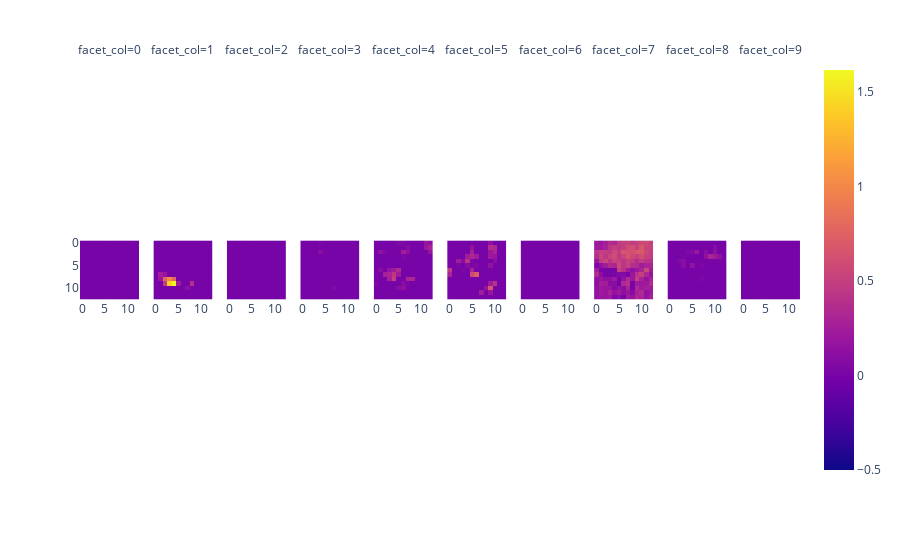

Here is the notebook cell this chart was saved with:
### Code cell
from functools import reduce

img = x_train[:1000]
convs =  reduce(lambda x, l: l.forward(x), nn[:4], img) #nn[1].forward(nn[0].forward(img))
convs.shape
px.imshow(convs[231], facet_col=2)

### Figure 1 — Plotly figure (JSON) as saved in the notebook; plotly's stock layout.template omitted (floating-point values rounded to 4 significant figures; data arrays with more than 128 entries replaced by an {"elided": "..."} marker saying what was removed)
{"data": [{"coloraxis": "coloraxis", "hovertemplate": "x: %{x}<br>y: %{y}<br>color: %{z}<extra></extra>", "name": "0", "type": "heatmap", "xaxis": "x", "yaxis": "y", "z": {"elided": "13x13 int values"}}, {"coloraxis": "coloraxis", "hovertemplate": "x: %{x}<br>y: %{y}<br>color: %{z}<extra></extra>", "name": "1", "type": "heatmap", "xaxis": "x2", "yaxis": "y2", "z": {"elided": "13x13 float values"}}, {"coloraxis": "coloraxis", "hovertemplate": "x: %{x}<br>y: %{y}<br>color: %{z}<extra></extra>", "name": "2", "type": "heatmap", "xaxis": "x3", "yaxis": "y3", "z": {"elided": "13x13 int values"}}, {"coloraxis": "coloraxis", "hovertemplate": "x: %{x}<br>y: %{y}<br>color: %{z}<extra></extra>", "name": "3", "type": "heatmap", "xaxis": "x4", "yaxis": "y4", "z": {"elided": "13x13 float values"}}, {"coloraxis": "coloraxis", "hovertemplate": "x: %{x}<br>y: %{y}<br>color: %{z}<extra></extra>", "name": "4", "type": "heatmap", "xaxis": "x5", "yaxis": "y5", "z": {"elided": "13x13 float values"}}, {"coloraxis": "coloraxis", "hovertemplate": "x: %{x}<br>y: %{y}<br>color: %{z}<extra></extra>", "name": "5", "type": "heatmap", "xaxis": "x6", "yaxis": "y6", "z": {"elided": "13x13 float values"}}, {"coloraxis": "coloraxis", "hovertemplate": "x: %{x}<br>y: %{y}<br>color: %{z}<extra></extra>", "name": "6", "type": "heatmap", "xaxis": "x7", "yaxis": "y7", "z": {"elided": "13x13 int values"}}, {"coloraxis": "coloraxis", "hovertemplate": "x: %{x}<br>y: %{y}<br>color: %{z}<extra></extra>", "name": "7", "type": "heatmap", "xaxis": "x8", "yaxis": "y8", "z": {"elided": "13x13 float values"}}, {"coloraxis": "coloraxis", "hovertemplate": "x: %{x}<br>y: %{y}<br>color: %{z}<extra></extra>", "name": "8", "type": "heatmap", "xaxis": "x9", "yaxis": "y9", "z": {"elided": "13x13 float values"}}, {"coloraxis": "coloraxis", "hovertemplate": "x: %{x}<br>y: %{y}<br>color: %{z}<extra></extra>", "name": "9", "type": "heatmap", "xaxis": "x10", "yaxis": "y10", "z": {"elided": "13x13 int values"}}], "layout": {"annotations": [{"font": {}, "showarrow": false, "text": "facet_col=0", "x": 0.041, "xanchor": "center", "xref": "paper", "y": 1, "yanchor": "bottom", "yref": "paper"}, {"font": {}, "showarrow": false, "text": "facet_col=1", "x": 0.143, "xanchor": "center", "xref": "paper", "y": 1, "yanchor": "bottom", "yref": "paper"}, {"font": {}, "showarrow": false, "text": "facet_col=2", "x": 0.245, "xanchor": "center", "xref": "paper", "y": 1, "yanchor": "bottom", "yref": "paper"}, {"font": {}, "showarrow": false, "text": "facet_col=3", "x": 0.347, "xanchor": "center", "xref": "paper", "y": 1, "yanchor": "bottom", "yref": "paper"}, {"font": {}, "showarrow": false, "text": "facet_col=4", "x": 0.449, "xanchor": "center", "xref": "paper", "y": 1, "yanchor": "bottom", "yref": "paper"}, {"font": {}, "showarrow": false, "text": "facet_col=5", "x": 0.551, "xanchor": "center", "xref": "paper", "y": 1, "yanchor": "bottom", "yref": "paper"}, {"font": {}, "showarrow": false, "text": "facet_col=6", "x": 0.653, "xanchor": "center", "xref": "paper", "y": 1, "yanchor": "bottom", "yref": "paper"}, {"font": {}, "showarrow": false, "text": "facet_col=7", "x": 0.755, "xanchor": "center", "xref": "paper", "y": 1, "yanchor": "bottom", "yref": "paper"}, {"font": {}, "showarrow": false, "text": "facet_col=8", "x": 0.857, "xanchor": "center", "xref": "paper", "y": 1, "yanchor": "bottom", "yref": "paper"}, {"font": {}, "showarrow": false, "text": "facet_col=9", "x": 0.959, "xanchor": "center", "xref": "paper", "y": 1, "yanchor": "bottom", "yref": "paper"}], "coloraxis": {"colorscale": [[0, "#0d0887"], [0.1111, "#46039f"], [0.2222, "#7201a8"], [0.3333, "#9c179e"], [0.4444, "#bd3786"], [0.5556, "#d8576b"], [0.6667, "#ed7953"], [0.7778, "#fb9f3a"], [0.8889, "#fdca26"], [1, "#f0f921"]]}, "margin": {"t": 60}, "xaxis": {"anchor": "y", "constrain": "domain", "domain": [0, 0.082], "scaleanchor": "y"}, "xaxis10": {"anchor": "y10", "domain": [0.918, 1], "matches": "x"}, "xaxis2": {"anchor": "y2", "domain": [0.102, 0.184], "matches": "x"}, "xaxis3": {"anchor": "y3", "domain": [0.204, 0.286], "matches": "x"}, "xaxis4": {"anchor": "y4", "domain": [0.306, 0.388], "matches": "x"}, "xaxis5": {"anchor": "y5", "domain": [0.408, 0.49], "matches": "x"}, "xaxis6": {"anchor": "y6", "domain": [0.51, 0.592], "matches": "x"}, "xaxis7": {"anchor": "y7", "domain": [0.612, 0.694], "matches": "x"}, "xaxis8": {"anchor": "y8", "domain": [0.714, 0.796], "matches": "x"}, "xaxis9": {"anchor": "y9", "domain": [0.816, 0.898], "matches": "x"}, "yaxis": {"anchor": "x", "autorange": "reversed", "constrain": "domain", "domain": [0, 1]}, "yaxis10": {"anchor": "x10", "domain": [0, 1], "matches": "y", "showticklabels": false}, "yaxis2": {"anchor": "x2", "domain": [0, 1], "matches": "y", "showticklabels": false}, "yaxis3": {"anchor": "x3", "domain": [0, 1], "matches": "y", "showticklabels": false}, "yaxis4": {"anchor": "x4", "domain": [0, 1], "matches": "y", "showticklabels": false}, "yaxis5": {"anchor": "x5", "domain": [0, 1], "matches": "y", "showticklabels": false}, "yaxis6": {"anchor": "x6", "domain": [0, 1], "matches": "y", "showticklabels": false}, "yaxis7": {"anchor": "x7", "domain": [0, 1], "matches": "y", "showticklabels": false}, "yaxis8": {"anchor": "x8", "domain": [0, 1], "matches": "y", "showticklabels": false}, "yaxis9": {"anchor": "x9", "domain": [0, 1], "matches": "y", "showticklabels": false}}}
